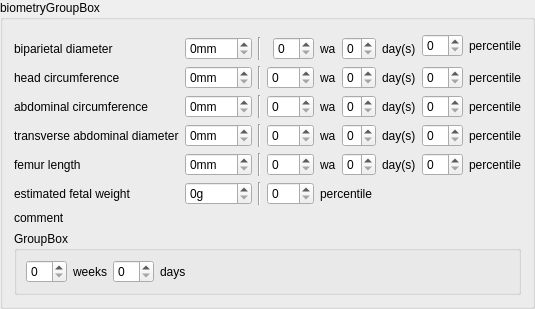
       <widget class="QGroupBox" name="fetus5BiometryGroupBox">
        <property name="title">
         <string>biometryGroupBox</string>
        </property>
        <layout class="QGridLayout" name="gridLayout_19">
         <item row="0" column="2" colspan="2">
          <widget class="Line" name="line_31">
           <property name="orientation">
            <enum>Qt::Vertical</enum>
           </property>
          </widget>
         </item>
         <item row="0" column="8" rowspan="2">
          <widget class="QSpinBox" name="fetus5BipPercentileSpinBox"/>
         </item>
         <item row="0" column="9" rowspan="2">
          <widget class="QLabel" name="fetus5BipPercentileLabel">
           <property name="text">
            <string>percentile</string>
           </property>
          </widget>
         </item>
         <item row="1" column="0">
          <widget class="QLabel" name="fetus5BPDLabel">
           <property name="text">
            <string>biparietal diameter</string>
           </property>
          </widget>
         </item>
         <item row="1" column="1">
          <widget class="QSpinBox" name="fetus5BPDSpinBox">
           <property name="suffix">
            <string>mm</string>
           </property>
           <property name="maximum">
            <number>999</number>
           </property>
          </widget>
         </item>
         <item row="1" column="2" colspan="2">
          <widget class="Line" name="line_33">
           <property name="orientation">
            <enum>Qt::Vertical</enum>
           </property>
          </widget>
         </item>
         <item row="1" column="4">
          <widget class="QSpinBox" name="fetus5BPDWeekSpinBox"/>
         </item>
         <item row="1" column="5">
          <widget class="QLabel" name="fetus5BPDWeekLabel">
           <property name="text">
            <string>wa</string>
           </property>
          </widget>
         </item>
         <item row="1" column="6">
          <widget class="QSpinBox" name="fetus5BPDDaySpinBox">
           <property name="maximum">
            <number>6</number>
           </property>
          </widget>
         </item>
         <item row="1" column="7">
          <widget class="QLabel" name="fetus5BPDDayLabel">
           <property name="text">
            <string>day(s)</string>
           </property>
          </widget>
         </item>
         <item row="2" column="0">
          <widget class="QLabel" name="fetus5HeadCircumferenceLabel">
           <property name="text">
            <string>head circumference</string>
           </property>
          </widget>
         </item>
         <item row="2" column="1">
          <widget class="QSpinBox" name="fetus5HeadCircumferenceSpinBox">
           <property name="suffix">
            <string>mm</string>
           </property>
           <property name="maximum">
            <number>999</number>
           </property>
          </widget>
         </item>
         <item row="2" column="2">
          <widget class="Line" name="line_34">
           <property name="orientation">
            <enum>Qt::Vertical</enum>
           </property>
          </widget>
         </item>
         <item row="2" column="3" colspan="2">
          <widget class="QSpinBox" name="fetus5HeadCircumferenceWeekSpinBox"/>
         </item>
         <item row="2" column="5">
          <widget class="QLabel" name="fetus5HeadCircumferenceWeekLabel">
           <property name="text">
            <string>wa</string>
           </property>
          </widget>
         </item>
         <item row="2" column="6">
          <widget class="QSpinBox" name="fetus5HeadCircumferenceDaysSpinBox">
           <property name="maximum">
            <number>6</number>
           </property>
          </widget>
         </item>
         <item row="2" column="7">
          <widget class="QLabel" name="fetus5HeadCircumferenceDayLabel">
           <property name="text">
            <string>day(s)</string>
           </property>
          </widget>
         </item>
         <item row="2" column="8">
          <widget class="QSpinBox" name="fetus5HcPercentileSpinBox"/>
         </item>
         <item row="2" column="9">
          <widget class="QLabel" name="fetus5HcPercentileLabel">
           <property name="text">
            <string>percentile</string>
           </property>
          </widget>
         </item>
         <item row="3" column="0">
          <widget class="QLabel" name="fetus5AbdominalCircumferenceLabel">
           <property name="text">
            <string>abdominal circumference</string>
           </property>
          </widget>
         </item>
         <item row="3" column="1">
          <widget class="QSpinBox" name="fetus5AbdominalCircumferenceSpinBox">
           <property name="suffix">
            <string>mm</string>
           </property>
           <property name="maximum">
            <number>999</number>
           </property>
          </widget>
         </item>
         <item row="3" column="2">
          <widget class="Line" name="line_35">
           <property name="orientation">
            <enum>Qt::Vertical</enum>
           </property>
          </widget>
         </item>
         <item row="3" column="3" colspan="2">
          <widget class="QSpinBox" name="fetus5AbdominalCircumferenceWeekSpinBox"/>
         </item>
         <item row="3" column="5">
          <widget class="QLabel" name="fetus5AbdominalCircumferenceWeekLabel">
           <property name="text">
            <string>wa</string>
           </property>
          </widget>
         </item>
         <item row="3" column="6">
          <widget class="QSpinBox" name="fetus5AbdominalCircumferenceDaySpinBox">
           <property name="maximum">
            <number>6</number>
           </property>
          </widget>
         </item>
         <item row="3" column="7">
          <widget class="QLabel" name="fetus5AbdominalCircumferenceDayLabel">
           <property name="text">
            <string>day(s)</string>
           </property>
          </widget>
         </item>
         <item row="3" column="8">
          <widget class="QSpinBox" name="fetus5AcPercentileSpinBox"/>
         </item>
         <item row="3" column="9">
          <widget class="QLabel" name="fetus5AcPercentileLabel">
           <property name="text">
            <string>percentile</string>
           </property>
          </widget>
         </item>
         <item row="4" column="0">
          <widget class="QLabel" name="fetus5TADLabel">
           <property name="text">
            <string>transverse abdominal diameter</string>
           </property>
          </widget>
         </item>
         <item row="4" column="1">
          <widget class="QSpinBox" name="fetus5TADSpinBox">
           <property name="suffix">
            <string>mm</string>
           </property>
           <property name="maximum">
            <number>999</number>
           </property>
          </widget>
         </item>
         <item row="4" column="2">
          <widget class="Line" name="line_36">
           <property name="orientation">
            <enum>Qt::Vertical</enum>
           </property>
          </widget>
         </item>
         <item row="4" column="3" colspan="2">
          <widget class="QSpinBox" name="fetus5TADWeekSpinBox"/>
         </item>
         <item row="4" column="5">
          <widget class="QLabel" name="fetus5TADWeekLabel">
           <property name="text">
            <string>wa</string>
           </property>
          </widget>
         </item>
         <item row="4" column="6">
          <widget class="QSpinBox" name="fetus5TADDaySpinBox">
           <property name="maximum">
            <number>6</number>
           </property>
          </widget>
         </item>
         <item row="4" column="7">
          <widget class="QLabel" name="fetus5TADDayLabel">
           <property name="text">
            <string>day(s)</string>
           </property>
          </widget>
         </item>
         <item row="4" column="8">
          <widget class="QSpinBox" name="fetus5TadPercentileSpinBox"/>
         </item>
         <item row="4" column="9">
          <widget class="QLabel" name="fetus5TadPercentileLabel">
           <property name="text">
            <string>percentile</string>
           </property>
          </widget>
         </item>
         <item row="5" column="0">
          <widget class="QLabel" name="fetus5FLLabel">
           <property name="text">
            <string>femur length</string>
           </property>
          </widget>
         </item>
         <item row="5" column="1">
          <widget class="QSpinBox" name="fetus5FLSpinBox">
           <property name="suffix">
            <string>mm</string>
           </property>
           <property name="maximum">
            <number>999</number>
           </property>
          </widget>
         </item>
         <item row="5" column="2">
          <widget class="Line" name="line_37">
           <property name="orientation">
            <enum>Qt::Vertical</enum>
           </property>
          </widget>
         </item>
         <item row="5" column="3" colspan="2">
          <widget class="QSpinBox" name="fetus5FLWeekSpinBox"/>
         </item>
         <item row="5" column="5">
          <widget class="QLabel" name="fetus5FLWeekLabel">
           <property name="text">
            <string>wa</string>
           </property>
          </widget>
         </item>
         <item row="5" column="6">
          <widget class="QSpinBox" name="fetus5FLDaySpinBox">
           <property name="maximum">
            <number>6</number>
           </property>
          </widget>
         </item>
         <item row="5" column="7">
          <widget class="QLabel" name="fetus5FLDayLabel">
           <property name="text">
            <string>day(s)</string>
           </property>
          </widget>
         </item>
         <item row="5" column="8">
          <widget class="QSpinBox" name="fetus5FlPercentileSpinBox"/>
         </item>
         <item row="5" column="9">
          <widget class="QLabel" name="fetus5FlPercentileLabel">
           <property name="text">
            <string>percentile</string>
           </property>
          </widget>
         </item>
         <item row="6" column="0">
          <widget class="QLabel" name="fetus5EfwLabel">
           <property name="text">
            <string>estimated fetal weight</string>
           </property>
          </widget>
         </item>
         <item row="6" column="1">
          <widget class="QSpinBox" name="fetus5EfwSpinBox">
           <property name="suffix">
            <string comment="gram">g</string>
           </property>
           <property name="maximum">
            <number>10000</number>
           </property>
          </widget>
         </item>
         <item row="6" column="2">
          <widget class="Line" name="line_17">
           <property name="orientation">
            <enum>Qt::Vertical</enum>
           </property>
          </widget>
         </item>
         <item row="6" column="3" colspan="2">
          <widget class="QSpinBox" name="fetus5EfwPercentileSpinBox"/>
         </item>
         <item row="6" column="5" colspan="2">
          <widget class="QLabel" name="fetus5EfwPercentileLabel">
           <property name="text">
            <string>percentile</string>
           </property>
          </widget>
         </item>
         <item row="7" column="0" colspan="10">
          <layout class="QVBoxLayout" name="verticalLayout_28">
           <item>
            <widget class="QLabel" name="fetus5BiometryCommentLabel">
             <property name="text">
              <string>comment</string>
             </property>
            </widget>
           </item>
           <item>
            <layout class="QFormLayout" name="fetus5BiometryCommentFormLayout"/>
           </item>
          </layout>
         </item>
         <item row="8" column="0" colspan="10">
          <widget class="QGroupBox" name="fetus5GestationalAgeGroupBox">
           <property name="title">
            <string>GroupBox</string>
           </property>
           <layout class="QVBoxLayout" name="verticalLayout_45">
            <item>
             <layout class="QHBoxLayout" name="horizontalLayout_22">
              <item>
               <widget class="QSpinBox" name="fetus5UsGestationalAgeWeekSpinBox"/>
              </item>
              <item>
               <widget class="QLabel" name="fetus5UsGestationalAgeWeekLabel">
                <property name="text">
                 <string>weeks</string>
                </property>
               </widget>
              </item>
              <item>
               <widget class="QSpinBox" name="fetus5UsGestationalAgeDaySpinBox"/>
              </item>
              <item>
               <widget class="QLabel" name="fetus5UsGestationalAgeDayLabel">
                <property name="text">
                 <string>days</string>
                </property>
               </widget>
              </item>
              <item>
               <spacer name="horizontalSpacer_8">
                <property name="orientation">
                 <enum>Qt::Horizontal</enum>
                </property>
                <property name="sizeHint" stdset="0">
                 <size>
                  <width>40</width>
                  <height>20</height>
                 </size>
                </property>
               </spacer>
              </item>
             </layout>
            </item>
           </layout>
          </widget>
         </item>
        </layout>
       </widget>
